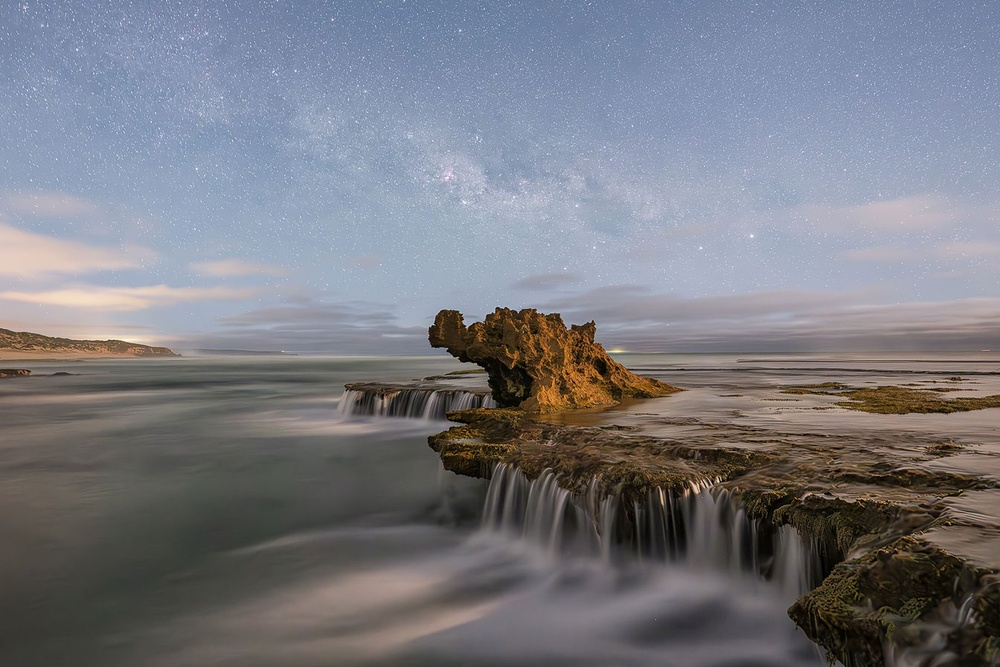
#> input picture src/resources/bg.jpg, 1000 x 667 px, shrunk from 1344 x 896 before the run
$ python -i gap_filler.py   (imports and definitions only)
#> lines starting #> are read from the running program, lines starting #| are printed output that depends on the picture
"""
from utils.logger import setup_logger

logger = setup_logger(__name__)

星轨间隔填充模块

用于填补星轨之间的间隔，使星轨更加连续流畅
"""

from typing import List, Tuple, Optional
import numpy as np
from scipy import ndimage
from numba import jit


class GapFiller:
    """星轨间隔填充器"""

    def __init__(self, method: str = "morphological"):
        """
        初始化间隔填充器

        Args:
            method: 填充方法
                - 'morphological': 形态学闭运算（默认，适合弧形星轨）
                - 'directional': 方向自适应填充（推荐用于弧形星轨）
                - 'linear': 线性插值
                - 'motion_blur': 运动模糊
        """
        self.method = method

    def fill_gaps(
        self,
        image: np.ndarray,
        gap_size: int = 3,
        intensity_threshold: float = 0.1,
    ) -> np.ndarray:
        """
        填充星轨间隔

        Args:
            image: 输入图像 (H, W, 3) 或 (H, W)
            gap_size: 要填充的最大间隔大小（像素）
            intensity_threshold: 亮度阈值，低于此值的被认为是间隔

        Returns:
            填充后的图像
        """
        if self.method == "linear":
            return self._linear_fill(image, gap_size, intensity_threshold)
        elif self.method == "morphological":
            return self._morphological_fill(image, gap_size)
        elif self.method == "motion_blur":
            return self._motion_blur_fill(image, gap_size)
        elif self.method == "directional":
            return self._directional_fill(image, gap_size)
        else:
            raise ValueError(f"未知的填充方法: {self.method}")

    # [89 lines left out: functions _linear_fill, _fill_channel_linear, not called in this run]

    def _morphological_fill(self, image: np.ndarray, gap_size: int) -> np.ndarray:
        """
        形态学闭运算填充

        使用形态学闭运算来连接断开的星轨
        自适应处理不同方向的星轨（包括弧形）
        """
        result = image.copy()

        # 创建圆形结构元素，而不是只用水平方向
        # 这样可以处理各个方向的星轨
        size = gap_size * 2 + 1
        y, x = np.ogrid[-gap_size:gap_size+1, -gap_size:gap_size+1]

        # 椭圆形结构元素，稍微拉长以适应星轨
        # 使用更大的水平范围来捕捉星轨的主要运动方向
        kernel = (x*x / (gap_size * 1.5)**2 + y*y / gap_size**2) <= 1
        kernel = kernel.astype(np.uint8)

        # 处理每个通道
        if len(image.shape) == 3:
            for c in range(image.shape[2]):
                # 形态学闭运算 = 膨胀 + 腐蚀
                dilated = ndimage.grey_dilation(image[:, :, c], footprint=kernel)
                result[:, :, c] = ndimage.grey_erosion(dilated, footprint=kernel)
        else:
            dilated = ndimage.grey_dilation(image, footprint=kernel)
            result = ndimage.grey_erosion(dilated, footprint=kernel)

        return result

    # [163 lines left out: functions _motion_blur_fill, _directional_fill, _create_rotated_kernel, detect_star_trails, adaptive_fill, not called in this run]


class StarTrailSmoother:
    """星轨平滑器 - 更高级的间隔填充"""

    def __init__(self):
        """初始化平滑器"""
        pass

    # [60 lines left out: functions smooth_trails, enhance_continuity, not called in this run]


# 示例用法
# [32 lines not run here, left out]

>>> import cv2
>>> picture = cv2.imread('../resources/bg.jpg', cv2.IMREAD_GRAYSCALE)
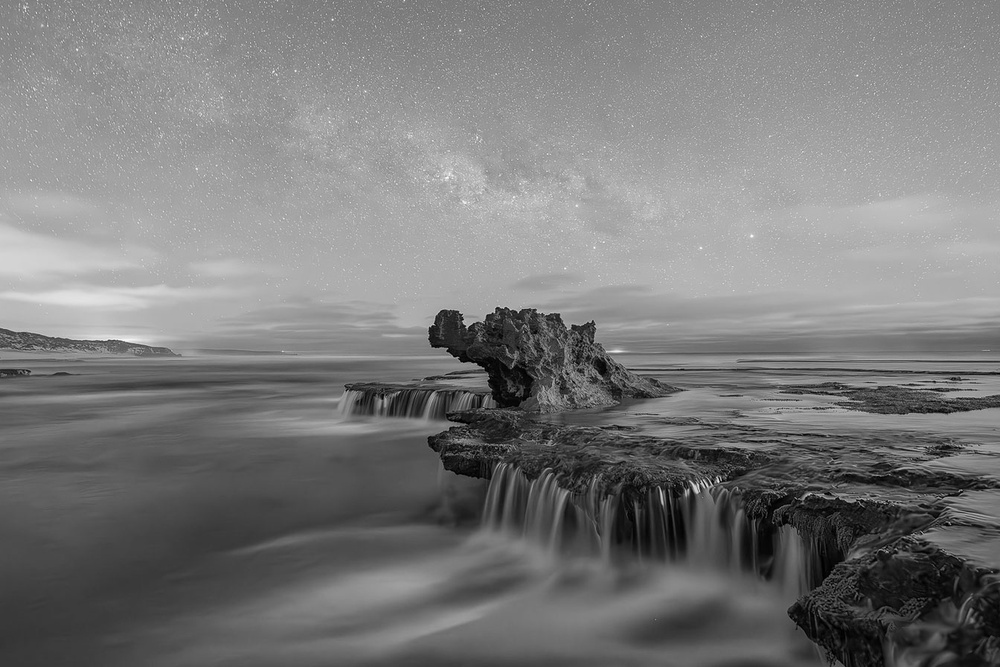
#> picture: shape (667, 1000); min 0, max 255, mean 122.1
>>> result = GapFiller().fill_gaps(picture)
#> in _morphological_fill, `dilated = ndimage.grey_dilation(image, footprint=kernel)`:
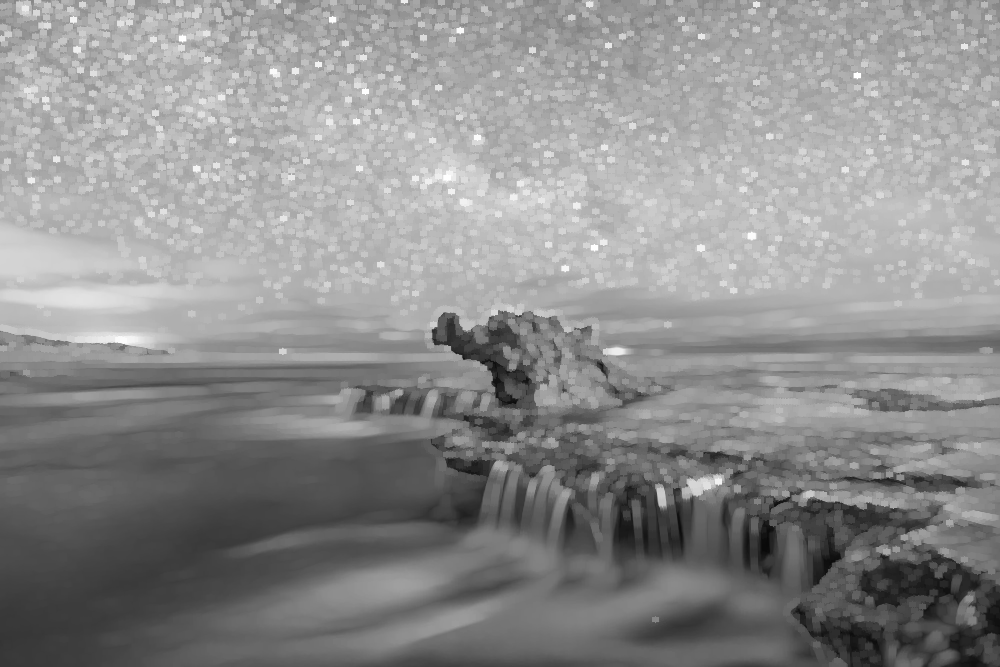
#> dilated: shape (667, 1000); min 8, max 255, mean 141.7
#> in _morphological_fill, `result = ndimage.grey_erosion(dilated, footprint=kernel)`:
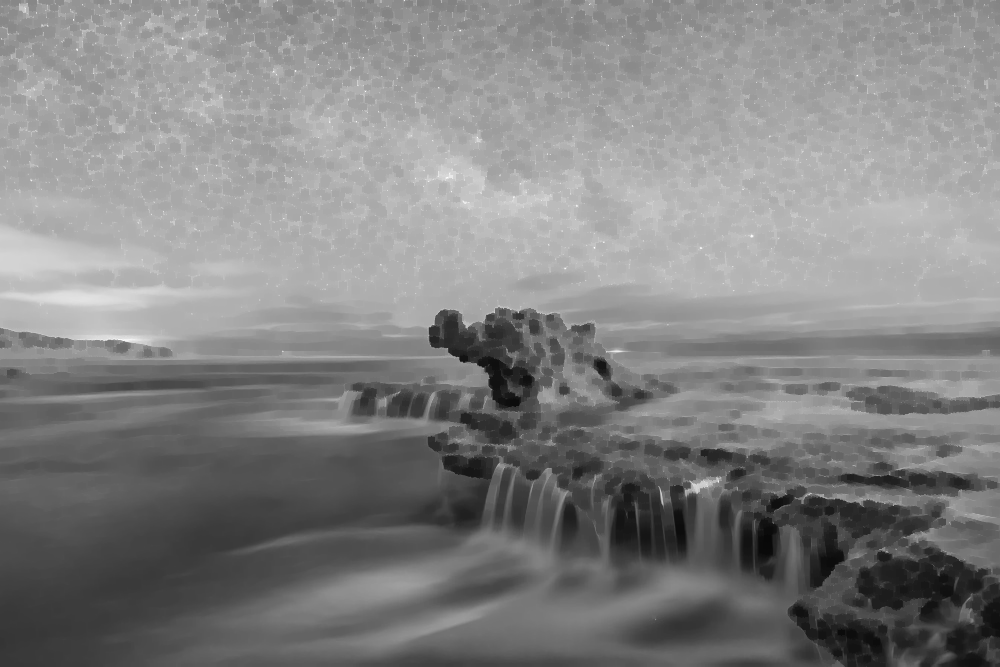
#> result: shape (667, 1000); min 8, max 255, mean 130.7
